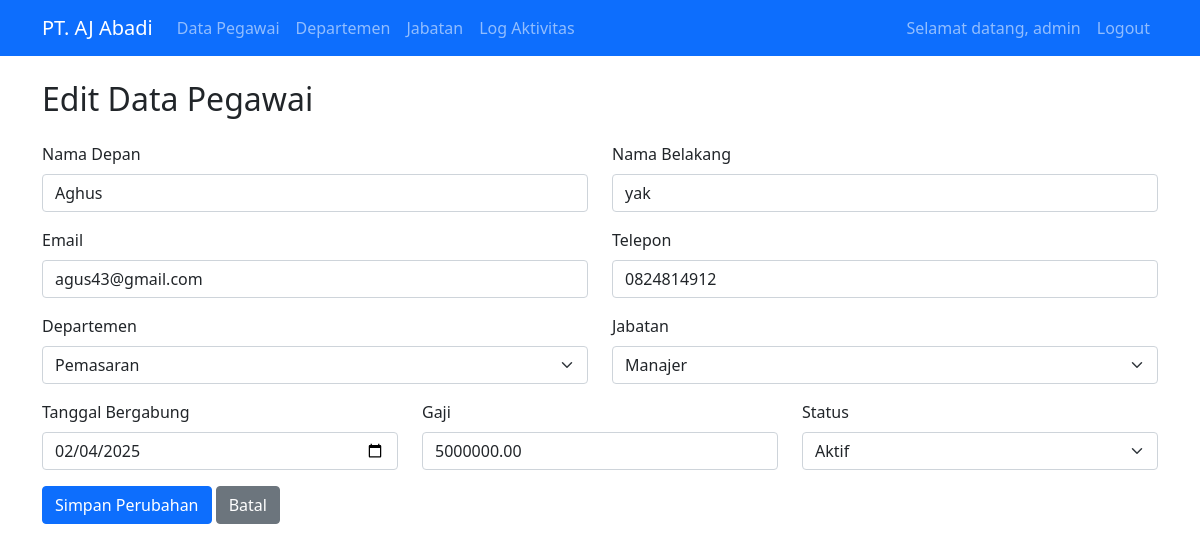
/TugasPBD/pegawai/edit.php?id=1 (signed in), run on the app's committed database.
### tables this page shows
CREATE TABLE `pegawai` (
  `id_pegawai` int(11) NOT NULL,
  `nama_depan` varchar(50) NOT NULL,
  `nama_belakang` varchar(50) NOT NULL,
  `email` varchar(100) NOT NULL,
  `telepon` varchar(15) DEFAULT NULL,
  `id_departemen` int(11) DEFAULT NULL,
  `id_jabatan` int(11) DEFAULT NULL,
  `tanggal_bergabung` date NOT NULL,
  `gaji` decimal(10,2) NOT NULL,
  `status` enum('aktif','nonaktif') DEFAULT 'aktif'
);

CREATE TABLE `departemen` (
  `id_departemen` int(11) NOT NULL,
  `nama_departemen` varchar(100) NOT NULL
);

CREATE TABLE `jabatan` (
  `id_jabatan` int(11) NOT NULL,
  `nama_jabatan` varchar(100) NOT NULL
);

### TugasPBD/pegawai/edit.php (the view, shortened to what this page needs)
<?php
require_once '../config/database.php';
$id_pegawai = $_GET['id'] ?? 0;
$stmt = $pdo->prepare("SELECT * FROM pegawai WHERE id_pegawai = ?");
$stmt->execute([$id_pegawai]);
$pegawai = $stmt->fetch();
$stmt = $pdo->query("SELECT * FROM departemen ORDER BY nama_departemen");
$departemen = $stmt->fetchAll();
$stmt = $pdo->query("SELECT * FROM jabatan ORDER BY nama_jabatan");
$jabatan = $stmt->fetchAll();
?>
<!DOCTYPE html>
<html lang="id">
<head>
    <link href="https://cdn.jsdelivr.net/npm/bootstrap@5.1.3/dist/css/bootstrap.min.css" rel="stylesheet">
</head>
<body>
    <?php include '../layouts/navbar.php'; ?>
    <div class="container mt-4">
        <h2>Edit Data Pegawai</h2>
        <form method="POST" class="mt-4">
            <div class="row">
                <div class="col-md-6 mb-3">
                    <label for="nama_depan" class="form-label">Nama Depan</label>
                    <input type="text" class="form-control" id="nama_depan" name="nama_depan" value="<?php echo htmlspecialchars($pegawai['nama_depan']); ?>" required>
                </div>
                <div class="col-md-6 mb-3">
                    <label for="nama_belakang" class="form-label">Nama Belakang</label>
                    <input type="text" class="form-control" id="nama_belakang" name="nama_belakang" value="<?php echo htmlspecialchars($pegawai['nama_belakang']); ?>" required>
                </div>
            </div>
            <div class="row">
                <div class="col-md-6 mb-3">
                    <label for="email" class="form-label">Email</label>
                    <input type="email" class="form-control" id="email" name="email" value="<?php echo htmlspecialchars($pegawai['email']); ?>" required>
                </div>
                <div class="col-md-6 mb-3">
                    <label for="telepon" class="form-label">Telepon</label>
                    <input type="text" class="form-control" id="telepon" name="telepon" value="<?php echo htmlspecialchars($pegawai['telepon']); ?>">
                </div>
            </div>
            <div class="row">
                <div class="col-md-6 mb-3">
                    <label for="id_departemen" class="form-label">Departemen</label>
                    <select class="form-select" id="id_departemen" name="id_departemen" required>
                        <?php foreach ($departemen as $dept): ?>
                            <option value="<?php echo $dept['id_departemen']; ?>" <?php echo $dept['id_departemen'] == $pegawai['id_departemen'] ? 'selected' : ''; ?>>
                                <?php echo htmlspecialchars($dept['nama_departemen']); ?>
                            </option>
                        <?php endforeach; ?>
                    </select>
                </div>
                <div class="col-md-6 mb-3">
                    <label for="id_jabatan" class="form-label">Jabatan</label>
                    <select class="form-select" id="id_jabatan" name="id_jabatan" required>
                        <?php foreach ($jabatan as $jab): ?>
                            <option value="<?php echo $jab['id_jabatan']; ?>" <?php echo $jab['id_jabatan'] == $pegawai['id_jabatan'] ? 'selected' : ''; ?>>
                                <?php echo htmlspecialchars($jab['nama_jabatan']); ?>
                            </option>
                        <?php endforeach; ?>
                    </select>
                </div>
            </div>
            <div class="row">
                <div class="col-md-4 mb-3">
                    <label for="tanggal_bergabung" class="form-label">Tanggal Bergabung</label>
                    <input type="date" class="form-control" id="tanggal_bergabung" name="tanggal_bergabung" value="<?php echo $pegawai['tanggal_bergabung']; ?>" required>
                </div>
                <div class="col-md-4 mb-3">
                    <label for="gaji" class="form-label">Gaji</label>
                    <input type="number" class="form-control" id="gaji" name="gaji" value="<?php echo $pegawai['gaji']; ?>" required>
                </div>
                <div class="col-md-4 mb-3">
                    <label for="status" class="form-label">Status</label>
                    <select class="form-select" id="status" name="status" required>
                        <option value="aktif" <?php echo $pegawai['status'] == 'aktif' ? 'selected' : ''; ?>>Aktif</option>
                    </select>
                </div>
            </div>
            <div class="mb-3">
                <button type="submit" class="btn btn-primary">Simpan Perubahan</button>
                <a href="index.php" class="btn btn-secondary">Batal</a>
            </div>
        </form>
    </div>
</body>
</html>

### data on the page
pegawai: nama_depan "Aghus", nama_belakang "yak", email "agus43@gmail.com", telepon "0824814912", id_departemen "Pemasaran", id_jabatan "Manajer", tanggal_bergabung "02/04/2025", gaji "5000000.00", status "Aktif"

### other printed values
$_SESSION['username'] "admin"
